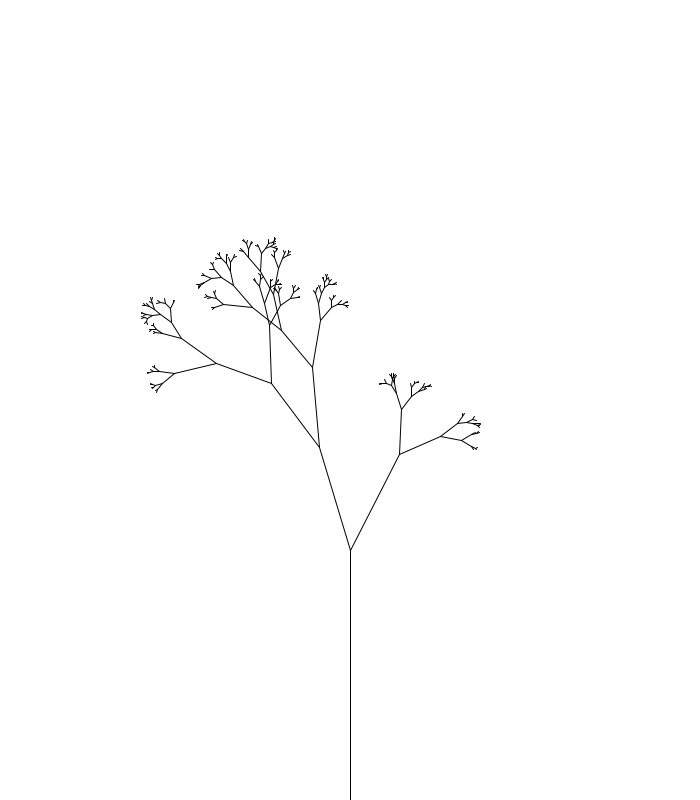
Frame 1 (no input)
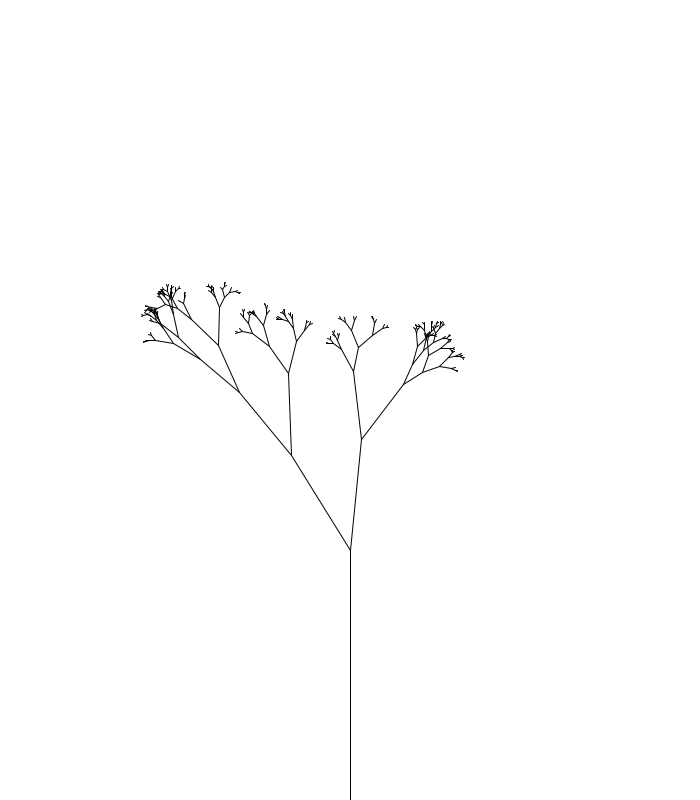
Frame 2 (the mouse pressed at the canvas centre, redrawn once)

The Processing sketch that drew these frames (run headless with seeded random() and noise(); the mouse was pressed at the canvas centre and the sketch redrawn once):

// Processing sketch: week10_inclass
// ── week10_inclass.pde
float theta = 0;

void setup() {
  size(700, 800);
  noLoop();
}

void draw() {
  background(255);
  //theta = map(mouseX, 0, width, 0, PI/2);
  strokeWeight(1);
  translate(width/2, height);
  branch(250);
}

void branch(float len) {
  line(0, 0, 0, -len);
  theta = random(5, 40);
  translate(0, -len);
  len *= random(0.3, 0.8);

  if (len > 2) {

    pushMatrix();
    rotate(radians(theta));
    branch(len);
    popMatrix();

    pushMatrix();
    rotate(radians(-theta));
    branch(len);
    popMatrix();
  }
}
